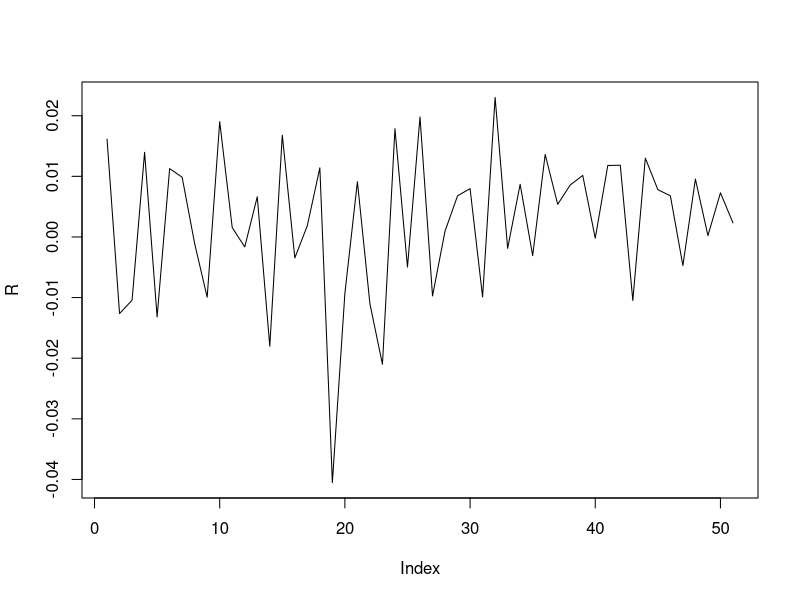
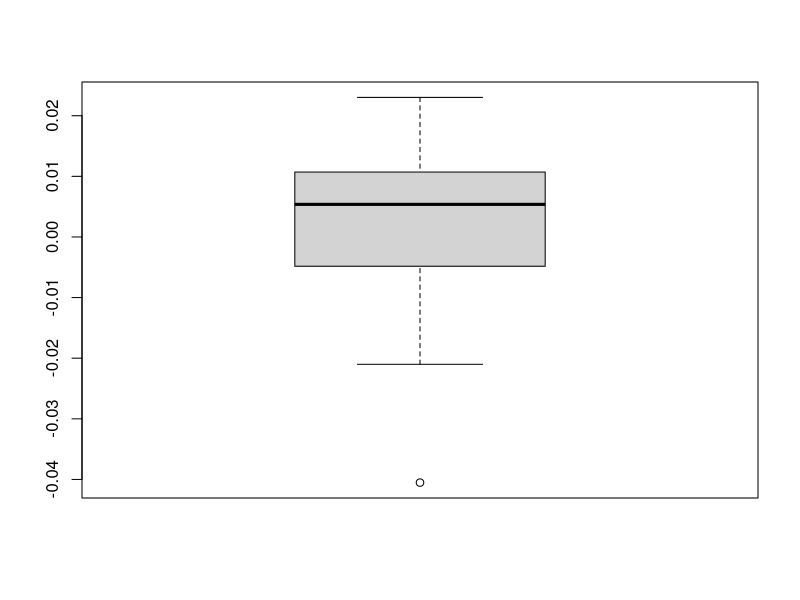
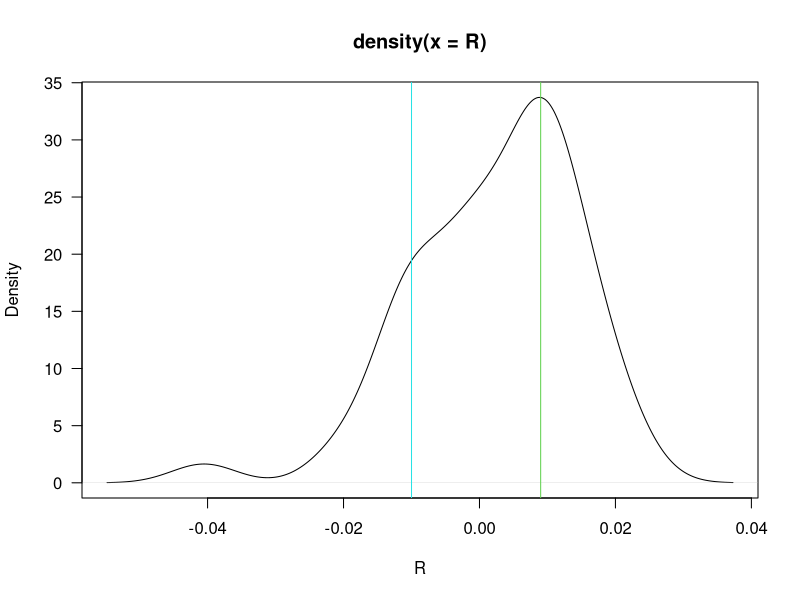
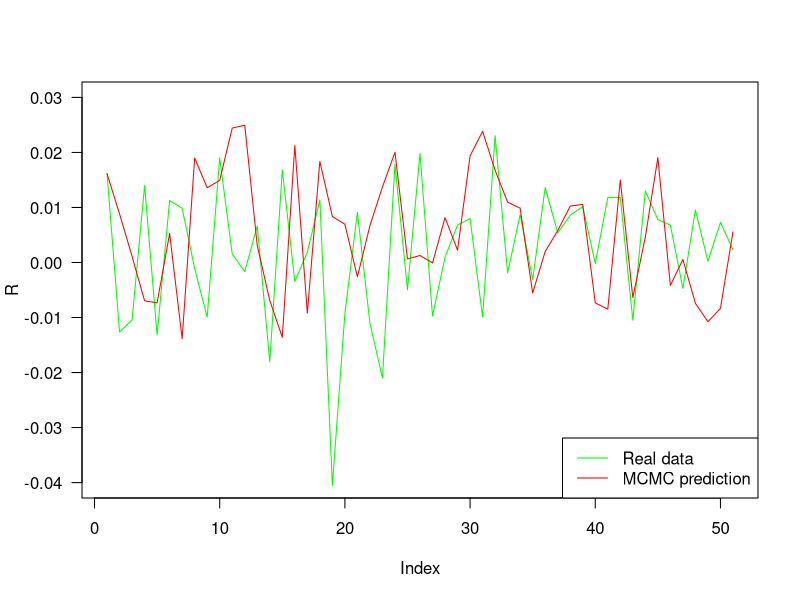
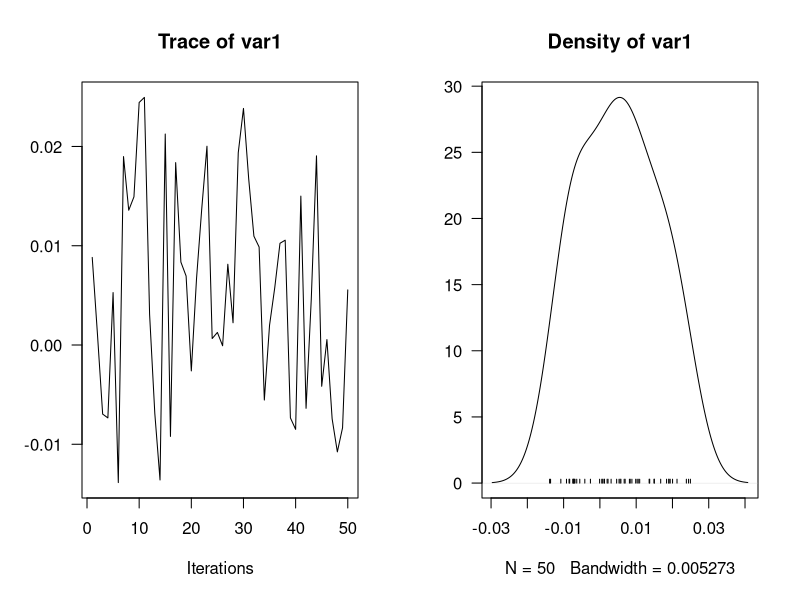

Write the R code that produced these figures, in order.
## ---- chunk 1
knitr::opts_chunk$set(echo = F)
library(coda)

## ---- chunk 2

setwd("~/Desktop/STAT-S 426/STAT-S426-Project")
SP500 <- read.csv("Data.txt",header = F)
R = c()
for (i in 2:nrow(SP500)){
  R = c(R, log(SP500$V2[i]/SP500$V2[i-1]))
}

## ---- chunk 3
plot(R,type = 'l')
boxplot(R)
summary(R)

plot(density(R),las = 1, xlab = 'R')
abline(v=0.009, col = 3)
abline(v= -0.01, col = 5)

length(subset(R, R > 0.011))
length(subset(R, R > 0.003 & R < 0.011))

length(subset(R, R > -0.008 & R < 0.003))
length(subset(R, R < -0.008))
## ---- chunk 4
# K = # of mixture normal models 
# T = total # of days
# pi = proportion of each normal model
# mu = mean of each normal
# theta = variance of each normal
# v_t ~ Uniform[0,1]
# Gt = k -> which normal model

mu = c(0.009, -0.001)
s2 = c(0.0001, 0.0001)
p = c(0.6, 0.4)
K = 2 # the number of mixed normal models

## ---- chunk 5

th = R[1] # the first day of R
THD.MCMC <- NULL
S <- length(R) - 1

for(s in 1:S) {
  pz.unnorm <- p*dnorm(th, mu, sqrt(s2))
  z <- sample(1:K ,1, prob=pz.unnorm) 
    # Note that the sample() function in R normalizes the weights in pz.unnorm. 
    # Otherwise we would have to do it by hand.
  th <- rnorm(1, mu[z], sqrt(s2[z]))
  THD.MCMC <- rbind(THD.MCMC, c(th,z))
}



## ---- chunk 6

plot(R, type = 'l', las = 1, ylab = 'R', col = 'green', ylim = c(-0.04,0.03))

lines(c(R[1],THD.MCMC[,1]), type = 'l', col = 'red')

legend('bottomright',legend = c("Real data", 'MCMC prediction'), lty = c(1,1), col = c('green','red'))

(error = 1/S*sum((R[-1]-THD.MCMC[,1])^2))
## ---- chunk 7
effectiveSize(THD.MCMC[,1])

thd.mcmc <- mcmc(THD.MCMC[,1])
summary(thd.mcmc)
plot(thd.mcmc, las = 1)
